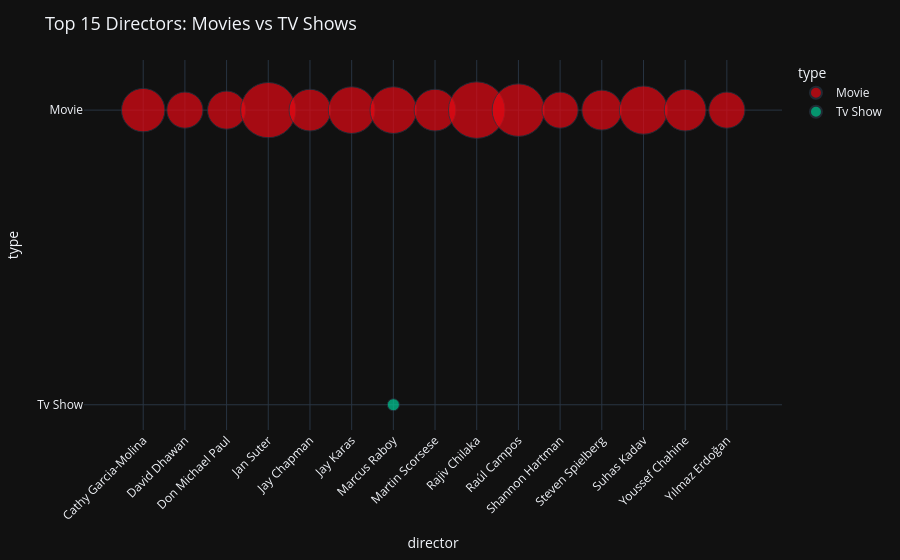

The notebook cell this image was saved under:
### Code cell
fig = plot_director_content_type_bubble(df)
fig.show()

### Figure 1 — Plotly figure (JSON) as saved in the notebook; plotly's stock layout.template omitted (floating-point values rounded to 4 significant figures)
{"data": [{"hovertemplate": "type=%{y}<br>director=%{x}<br>count=%{marker.size}<extra></extra>", "legendgroup": "Movie", "marker": {"color": "#E50914", "size": [13, 9, 10, 21, 12, 15, 15, 12, 22, 19, 9, 11, 16, 12, 9], "sizemode": "area", "sizeref": 0.01375, "symbol": "circle"}, "mode": "markers", "name": "Movie", "orientation": "v", "showlegend": true, "type": "scatter", "x": ["Cathy Garcia-Molina", "David Dhawan", "Don Michael Paul", "Jan Suter", "Jay Chapman", "Jay Karas", "Marcus Raboy", "Martin Scorsese", "Rajiv Chilaka", "Raúl Campos", "Shannon Hartman", "Steven Spielberg", "Suhas Kadav", "Youssef Chahine", "Yılmaz Erdoğan"], "xaxis": "x", "y": ["Movie", "Movie", "Movie", "Movie", "Movie", "Movie", "Movie", "Movie", "Movie", "Movie", "Movie", "Movie", "Movie", "Movie", "Movie"], "yaxis": "y"}, {"hovertemplate": "type=%{y}<br>director=%{x}<br>count=%{marker.size}<extra></extra>", "legendgroup": "Tv Show", "marker": {"color": "#00cc96", "size": [1], "sizemode": "area", "sizeref": 0.01375, "symbol": "circle"}, "mode": "markers", "name": "Tv Show", "orientation": "v", "showlegend": true, "type": "scatter", "x": ["Marcus Raboy"], "xaxis": "x", "y": ["Tv Show"], "yaxis": "y"}], "layout": {"legend": {"itemsizing": "constant", "title": {"text": "type"}, "tracegroupgap": 0}, "margin": {"b": 120, "t": 60}, "title": {"font": {"size": 18}, "text": "Top 15 Directors: Movies vs TV Shows"}, "xaxis": {"anchor": "y", "domain": [0.0, 1.0], "tickangle": -45, "title": {"text": "director"}}, "yaxis": {"anchor": "x", "categoryarray": ["Tv Show", "Movie"], "categoryorder": "array", "domain": [0.0, 1.0], "title": {"text": "type"}}}}
